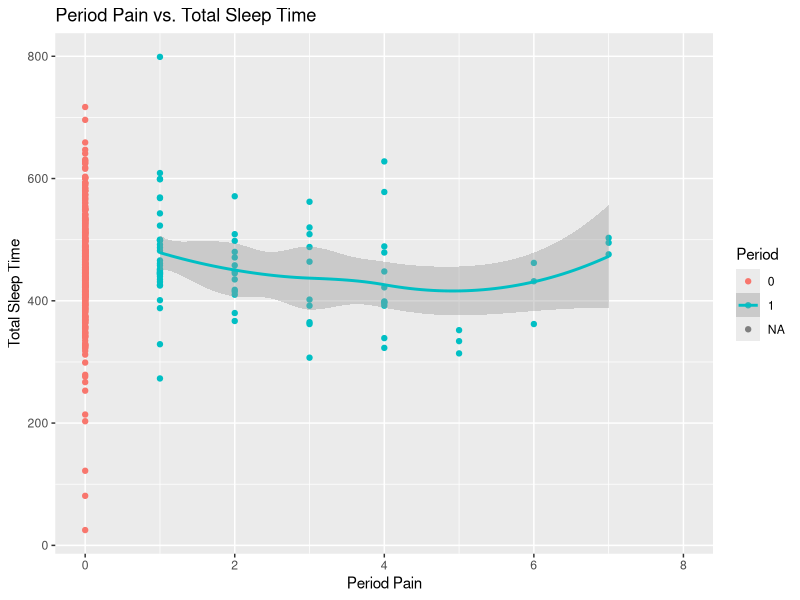
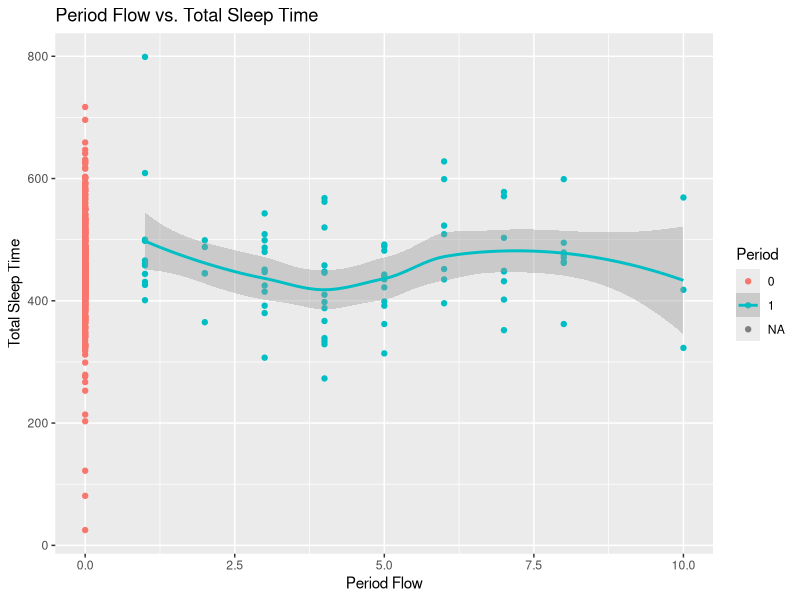
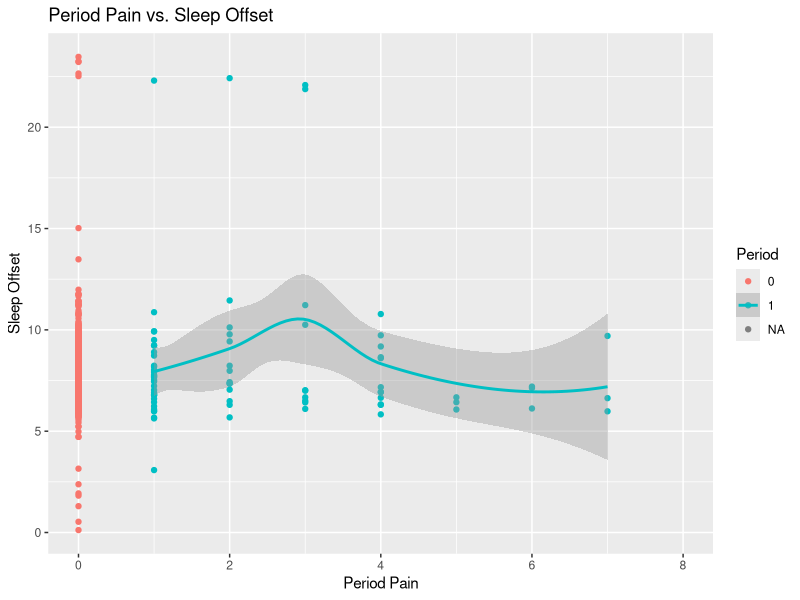
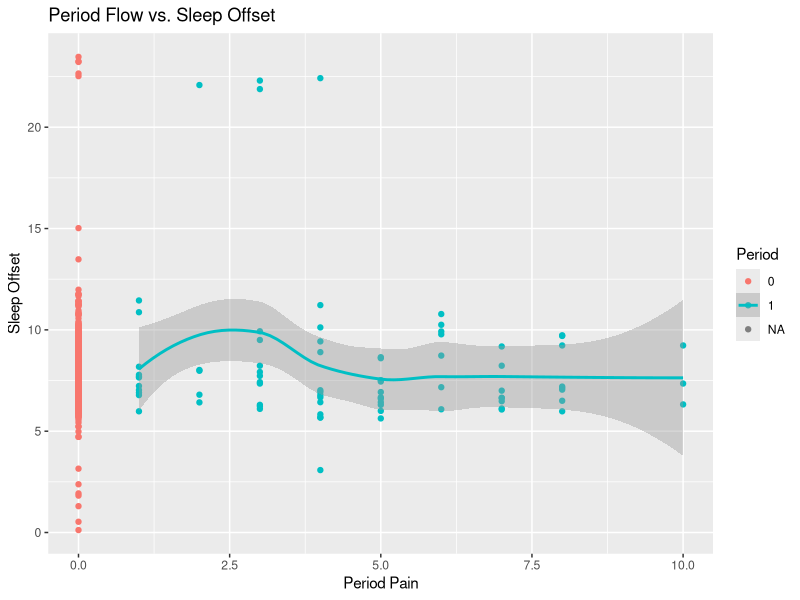
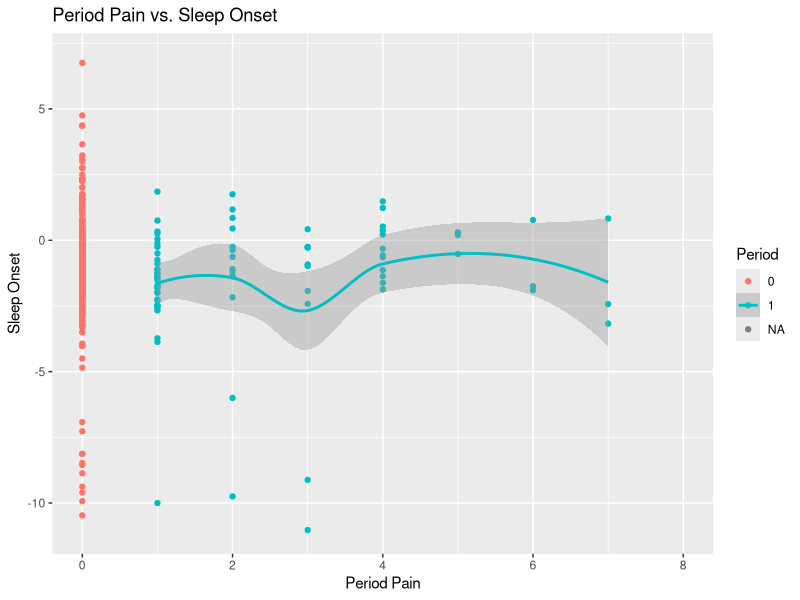
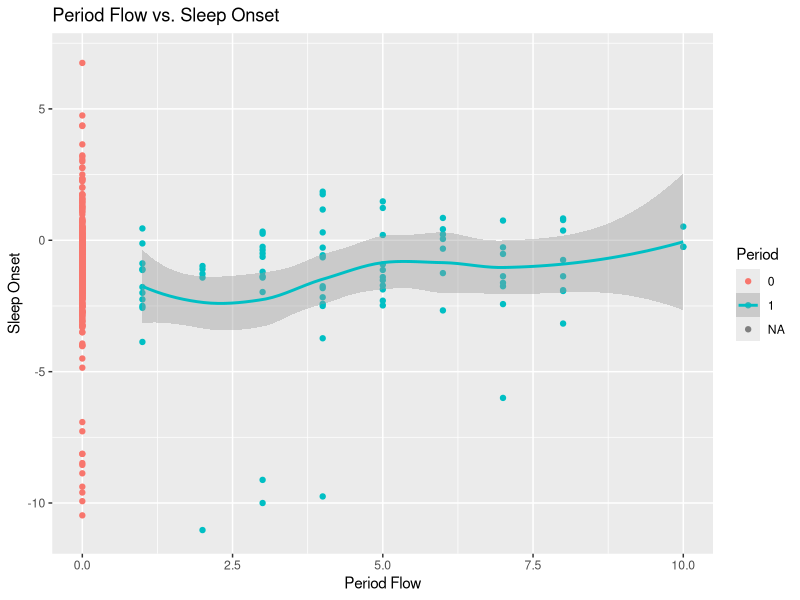
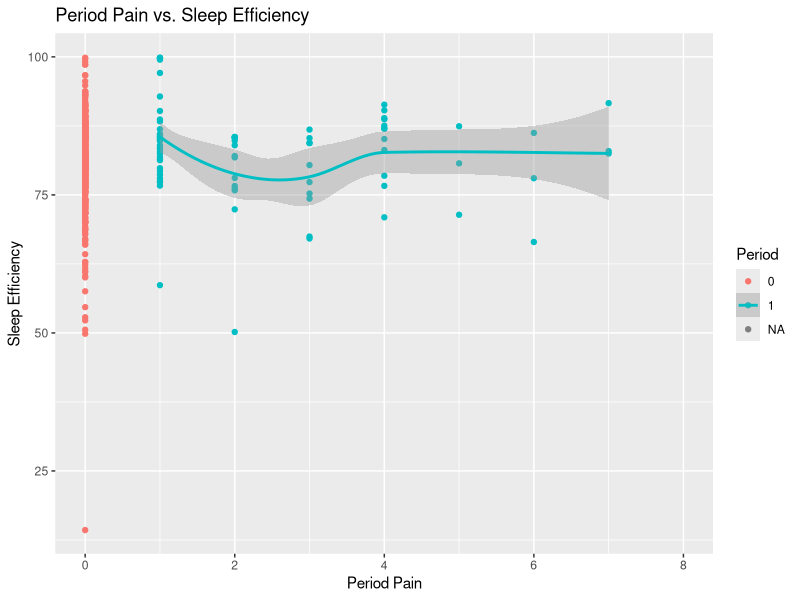
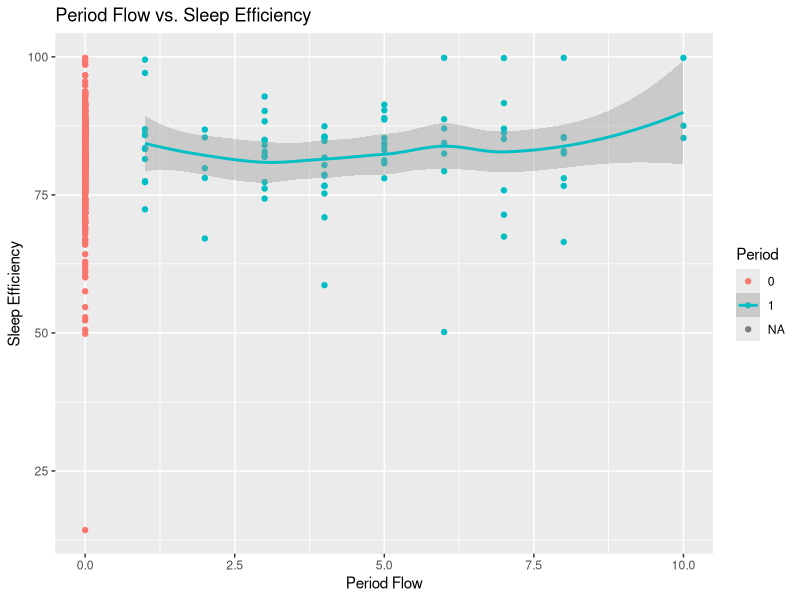

Write the R code that produced these figures, in order.
# Libraries
library(tidyverse)
library(lme4)
library(patchwork)

###############
# FILE READING
###############

# Empathy Data
Empathy <- read_csv("./Period_Pain/Data/Empathy_Data_Updated.csv")

# Actigraphy Data
actigraphy_t1 <- readxl::read_xlsx("./Period_Pain/Data/Esleep_T1_Sleep Data_DailyActi_4.22.25.xlsx")

actigraphy_t2 <- readxl::read_xlsx("./Period_Pain/Data/Esleep_T2_Sleep Data_DailyActi_4.22.25.xlsx")

# Diary Data
diary_t1 <- readxl::read_xlsx("./Period_Pain/Data/E-Sleep_DailyDiary_FINAL_T1Data_updated1.10.26.xlsx")

diary_t2 <- readxl::read_xlsx("./Period_Pain/Data/E-Sleep_DailyDiary_FINAL_T2Data_updated1.10.26.xlsx")

##########
# CLEANING
##########

## Mutating subject_id_t- to a double
actigraphy_t1_dec <- actigraphy_t1 %>% 
  select(-start_time_t1, -end_time_t1) %>% 
  mutate(subject_id_t1 = as.double(subject_id_t1))

actigraphy_t1_dec <- actigraphy_t1_dec %>% 
  mutate(subject_id_t1 = case_when(
    # Subject 524 became NA after changing it to a double
    is.na(subject_id_t1) ~ 524,
    TRUE ~ subject_id_t1
  ))

actigraphy_t2_dec <- actigraphy_t2 %>% 
  select(-start_time_t2, -end_time_t2) %>% 
  mutate(subject_id_t2 = as.double(subject_id_t2))

## Saving T-_DD_NightDate as DateTime variables to create variable 'weekend' later on
diary_t1$T1_DD_NightDate = as.Date(diary_t1$T1_DD_NightDate, origin = "1899-12-30")
diary_t2$T2_DD_NightDate = as.Date(diary_t2$T2_DD_NightDate, origin = "1899-12-30")

## Joining the diary data and actigraphy data for each time point
t1_joined <- diary_t1 %>% 
  full_join(actigraphy_t1_dec, by = c("C_ID" = "subject_id_t1", "T1_DD_DD_Interval" = "interval_number_t1"))

t2_joined <- diary_t2 %>% 
  full_join(actigraphy_t2_dec, by = c("C_ID" = "subject_id_t2", "T2_DD__DD_Interval" = "interval_number_t2"))

## Fixing the names
names(t1_joined) <- gsub("T1", "T", names(t1_joined))
names(t1_joined) <- gsub("t1", "T", names(t1_joined))

names(t2_joined) <- gsub("T2", "T", names(t2_joined))
names(t2_joined) <- gsub("t2", "T", names(t2_joined))

setdiff(names(t1_joined), names(t2_joined))
setdiff(names(t2_joined), names(t1_joined))

t2 <- t2_joined %>%
  rename(T_DD_DD_Interval = T_DD__DD_Interval,
         T_DD_NapDuration = "T_DD_-NapDuration",
         T_DD_CaffType_Juice = T_DD_CaffType_Juices,
         T_DD_MedType3_SSRIs = T_DD_Medtype3_SSRIs,
         onset_latency_T = onset_latency_T...9,
         sleep_midpoint_T = "sleep midpoint_T") %>% 
  select(-onset_latency_T...10)

t1 <- t1_joined %>% 
  rename(T_DD_CaffAmt_LessThanTheRecommendedAmt = T_DD_CaffAmt_LessThanTheRecommendedAmount,
         T_DD_CaffAmt_TheRecommendedAmt = T_DD_CaffAmt_TheRecommendedAmount,
         T_DD_CaffAmt_GreaterThanTheRecommendedAmt = T_DD_CaffAmt_GreaterThanTheRecommendedAmount)

setdiff(names(t2), names(t1))
setdiff(names(t1), names(t2))

## Summary tables for the number of days each subject was in each timepoint
t1 %>% 
  filter(T_DD_Period == 1) %>% 
  select(C_ID, T_DD_Period, T_DD_PeriodPain, T_DD_PeriodDay) %>%
  group_by(C_ID) %>% 
  summarise(num_days = n_distinct(T_DD_PeriodDay)) %>% 
  view()
 
t2 %>% 
  filter(T_DD_Period == 1) %>% 
  select(C_ID, T_DD_Period, T_DD_PeriodPain, T_DD_PeriodDay) %>%
  group_by(C_ID) %>% 
  summarise(num_days = n_distinct(T_DD_PeriodDay)) %>% 
  view()

## Replacing 999 with NAs in t1 and t2
t1[t1==-999] = NA
t1[t1==-99] = NA
t2[t2==-999] = NA
t2[t2==-99] = NA

glimpse(t1)
glimpse(t2)

#Update DayType to 1 is friday-saturday and 0 is any other night
t1 <- t1 %>% mutate(weekend = ifelse((wday(T_DD_NightDate, label = TRUE)) %in% c("Fri","Sat"),1,0))
t2 <- t2 %>% mutate(weekend = ifelse((wday(T_DD_NightDate, label = TRUE)) %in% c("Fri","Sat"),1,0))

## Creating a variable for checking for painkiller (ibuprofen, tylenol)
## Checking MedTypes
table(t1$T_DD_MedType1)
table(t1$T_DD_MedType2)
table(t1$T_DD_MedType3)
table(t1$T_DD_MedType4)
table(t1$T_DD_MedType5)

table(t2$T_DD_MedType1)
table(t2$T_DD_MedType2)
table(t2$T_DD_MedType3)
table(t2$T_DD_MedType4)
table(t2$T_DD_MedType5)
table(t2$T_DD_MedType6)

#Add painkiller indicator
t1 <- t1 %>% mutate(painkiller = ifelse(T_DD_MedType1 %in% c("advil","ibuprofen","Ibuprofen","Ibuprofin"),1,0))
t2 <- t2 %>% mutate(painkiller = ifelse(T_DD_MedType1 %in% c("advil","Advil","ibuprofen","Ibuprofen","Ibuprofin","tylenol") |
                                        T_DD_MedType2 %in% c("advil","Advil","ibuprofen","Ibuprofen","Ibuprofin","tylenol") |
                                        T_DD_MedType6 %in% c("advil","Advil","ibuprofen","Ibuprofen","Ibuprofin","tylenol"),1,0))

#Add time variable
t1 <- t1 %>% mutate(Time = 0, 
                    T_DD_NapOnset = as.numeric(T_DD_NapOnset),
                    T_DD_NapDuration = as.numeric(T_DD_NapDuration),
                    T_DD_ActiDur = as.numeric(T_DD_ActiDur),
                    T_DD_SleepyAlert = as.numeric(T_DD_SleepyAlert),
                    T_DD_MorningDate = as.numeric(T_DD_MorningDate))

t2 <- t2 %>% mutate(Time = 1, 
                    T_DD_NapOnset = as.numeric(T_DD_NapOnset),
                    T_DD_NapDuration = as.numeric(T_DD_NapDuration),
                    T_DD_SleepyAlert = as.numeric(T_DD_SleepyAlert),
                    T_DD_MorningDate = as.numeric(T_DD_MorningDate))

t1 <- t1 %>% select(-c(T_DD_MedType1:T_DD_MedTime5))
t2 <- t2 %>% select(-c(T_DD_MedType1:T_DD_MedTime6))

t1 <- t1 %>% left_join(Empathy %>% select(C_ID, demo_child_age_check_t1:weight3t1, BodyTotalt1), by = "C_ID")
names(t1)[grepl("t1",names(t1))] <- gsub("_t1","",names(t1)[grepl("t1",names(t1))])
names(t1)[grepl("t1",names(t1))] <- gsub("t1","",names(t1)[grepl("t1",names(t1))])

t2 <- t2 %>% left_join(Empathy %>% select(C_ID, demo_child_age_check_t2:weightdifft2, BodyTotalt2), by = "C_ID")
names(t2)[grepl("t2",names(t2))] <- gsub("_t2","",names(t2)[grepl("t2",names(t2))])
names(t2)[grepl("t2",names(t2))] <- gsub("t2","",names(t2)[grepl("t2",names(t2))])
names(t2)[names(t2) == "weigh"] <- "weight2"

# Have to remove weight3 from t1, completely full of NAs after the above operations
t1 <- t1 %>% select(-weight3)

# BodyTotal was stored as a character in t2, as was BMI
t2$BMI <- as.numeric(t2$BMI)
t2$BodyTotal <- as.numeric(t2$BodyTotal)
sleepfull <- bind_rows(t1, t2)

# sleepfull <- sleepfull %>% left_join(Empathy %>% select(C_ID,BodyTotalt0) %>% mutate(BodyTotalt0 = as.numeric(BodyTotalt0)), by = "C_ID")

# rename age and change age and BMI to numeric
sleepfull <- sleepfull %>% mutate(demo_child_age_check = as.numeric(demo_child_age_check)) %>% rename(age = demo_child_age_check)
sleepfull <- sleepfull %>% mutate(BMI = as.numeric(BMI)) 

sleepfull %>% filter(C_ID == 442) %>% select(C_ID, T_DD_NightDate,T_DD_Period, T_DD_PeriodFlow, T_DD_PeriodPain) %>% View()
table(sleepfull$demo_degree)
table(sleepfull$T_DD_PeriodPain,sleepfull$T_DD_Period)
table(sleepfull$T_DD_PeriodPain)
table(sleepfull$T_DD_PeriodFlow)

####################################
# EDA
####################################

## How many unique people are there at each time point.
sleepfull %>%
  group_by(Time) %>% 
  summarise(dist = n_distinct(C_ID))

# There are 67 unique participants at timepoint 1 and 30 unique participants at timepoint 2

## How many days is someone on their period. 

table(sleepfull$T_DD_Period)
100/(539+100)

# Of the 639 total observations across both time points, there are 100 days where a participant
# was on their period, and 539 days where a participant was not on their period. This comes out 
# to ~15.7% of the observations.

table(sleepfull$T_DD_Period, sleepfull$Time)

## How many days on period at time 1 and time 2.  
sleepfull %>% group_by(Time, T_DD_Period) %>% summarize(n = n())
# As seen here, there are 41 observations where Period Pain is NA. I'm going to look at these
# observations to see what the other period-related variables are.
sleepfull %>% filter(is.na(T_DD_Period)) %>% select(T_DD_Period:T_DD_PeriodFlow) %>% view()
# One observation with T_DD_Period = NA has T_DD_PeriodPain and T_DD_PeriodFlow as 0,
# so this value should be 0 as well. The rest are NA across the board. What should we do with these?

## Finding the average pain and flow for those on their period at each time point and across both t1 and t2
sleepfull %>% group_by(T_DD_Period) %>% summarize(avg_pain = mean(T_DD_PeriodPain, na.rm = T), avg_flow = mean(T_DD_PeriodFlow, na.rm = T), n = n())
# The average pain level experienced across both time points is 2.8.
# The average flow level experienced across both time points is 4.82.
sleepfull %>% group_by(Time, T_DD_Period) %>% summarize(avg_pain = mean(T_DD_PeriodPain, na.rm = T), avg_flow = mean(T_DD_PeriodFlow, na.rm = T), n = n())
# The average pain level experienced across t1 is 3.19, and the average pain level experienced across t2 is 2.44
# The average flow level experienced across t1 is 5.46, and the average flow level experienced across t2 is 4.25

# Looking to find any NA observations for Pain and Flow
sleepfull %>% filter(T_DD_Period == 0 & Time == 0 ) %>% select(C_ID, T_DD_Period,T_DD_PeriodDay, T_DD_PeriodPain, T_DD_PeriodFlow) %>% View()
sleepfull %>% filter(T_DD_Period == 0 & Time == 1 ) %>% select(C_ID, T_DD_Period,T_DD_PeriodDay, T_DD_PeriodPain, T_DD_PeriodFlow) %>% View()
# 506 from t2 has Period = 0 but Pain and Flow = NA

## Painkiller 
# How many observed painkiller uses are there for each trial?
sleepfull %>% group_by(Time) %>% summarise(mn = mean(painkiller), n = n(), sum(painkiller))
sleepfull %>% group_by(Time, T_DD_Period) %>% summarise(n = n(), pk = sum(painkiller))
# There are 14 observed painkiller uses at time point 1, and 6 observed painkiller uses at time point 2
# At both time points, 4 of the painkiller users were on their period. 
sleepfull %>% group_by(painkiller) %>% summarise(avg_pain = mean(T_DD_PeriodPain, na.rm = T), 
                                                 avg_flow = mean(T_DD_PeriodFlow, na.rm = T), 
                                                 avg_qual = mean(T_DD_SleepQual, na.rm = T),
                                                 avg_efcy = mean(efficiency_T, na.rm = T),
                                                 avg_waso = mean(waso_T, na.rm = T),
                                                 avg_time = mean(sleep_time_T, na.rm = T))

#How much is missing?
apply(sleepfull, 2, function(x){sum(is.na(x))})
# 603 of the observations are missing values for T_DD_PeriodDay, which could be problematic if 
# we're ever interested in looking at when pain or flow is at it's highest?

## Plots

# Pain and Flow vs. Total Sleep time
ggplot(aes(x = T_DD_PeriodPain, y = sleep_time_T, color = as.factor(T_DD_Period)), data = sleepfull) + geom_point() + geom_smooth() +
  labs(title = "Period Pain vs. Total Sleep Time", x = "Period Pain", y = "Total Sleep Time", color = "Period")
ggplot(aes(x = T_DD_PeriodFlow, y = sleep_time_T, color = as.factor(T_DD_Period)), data = sleepfull) + geom_point() + geom_smooth() +
  labs(title = "Period Flow vs. Total Sleep Time", x = "Period Flow", y = "Total Sleep Time", color = "Period")

# Pain and Flow vs. Sleep Offset
ggplot(aes(x = T_DD_PeriodPain, y = end_time_dec_T, color = as.factor(T_DD_Period)), data = sleepfull) + geom_point() + geom_smooth() +
  labs(title = "Period Pain vs. Sleep Offset", x = "Period Pain", y = "Sleep Offset", color = "Period")
ggplot(aes(x = T_DD_PeriodFlow, y = end_time_dec_T, color = as.factor(T_DD_Period)), data = sleepfull) + geom_point() + geom_smooth() +
  labs(title = "Period Flow vs. Sleep Offset", x = "Period Pain", y = "Sleep Offset", color = "Period")

# Pain and Flow vs. Sleep Onset
ggplot(aes(x = T_DD_PeriodPain, y = start_time_TRM_T, color = as.factor(T_DD_Period)), data = sleepfull) + geom_point() + geom_smooth() +
  labs(title = "Period Pain vs. Sleep Onset", x = "Period Pain", y = "Sleep Onset", color = "Period")
ggplot(aes(x = T_DD_PeriodFlow, y = start_time_TRM_T, color = as.factor(T_DD_Period)), data = sleepfull) + geom_point() + geom_smooth() +
  labs(title = "Period Flow vs. Sleep Onset", x = "Period Flow", y = "Sleep Onset", color = "Period")

# Pain and Flow vs. Sleep Efficiency
ggplot(aes(x = T_DD_PeriodPain, y = efficiency_T, color = as.factor(T_DD_Period)), data = sleepfull) + geom_point() + geom_smooth() +
  labs(title = "Period Pain vs. Sleep Efficiency", x = "Period Pain", y = "Sleep Efficiency", color = "Period")
ggplot(aes(x = T_DD_PeriodFlow, y = efficiency_T, color = as.factor(T_DD_Period)), data = sleepfull) + geom_point() + geom_smooth() +
  labs(title = "Period Flow vs. Sleep Efficiency", x = "Period Flow", y = "Sleep Efficiency", color = "Period")

# Pain and Flow vs. log-Wake After Sleep Onset
ggplot(aes(x = T_DD_PeriodPain, y = log(waso_T + 1), color = as.factor(T_DD_Period)), data = sleepfull) + geom_point() + geom_smooth() +
  labs(title = "Period Pain vs. log-WASO", x = "Period Pain", y = "log-WASO", color = "Period")
ggplot(aes(x = T_DD_PeriodFlow, y = log(waso_T + 1), color = as.factor(T_DD_Period)), data = sleepfull) + geom_point() + geom_smooth() +
  labs(title = "Period Flow vs. log-WASO", x = "Period Flow", y = "log-WASO", color = "Period")

# Pain and Flow vs. log-WASO across Time 0 and 1
ggplot(aes(x = T_DD_PeriodPain, y = log(waso_T + 1), color = as.factor(Time)), data = sleepfull) + geom_point() + geom_smooth() +
  labs(title = "Period Pain vs. log-WASO", x = "Period Pain", y = "log-WASO", color = "Time")
ggplot(aes(x = T_DD_PeriodFlow, y = log(waso_T + 1), color = as.factor(Time)), data = sleepfull) + geom_point() + geom_smooth() +
  labs(title = "Period Flow vs. log-WASO", x = "Period Flow", y = "log-WASO", color = "Time")

####Modeling
# Timing 
# Offset/Waketime (end_time_dec_t2)
# Onset/Falling Asleep (start_time_TRM_t2)
# Quality 
# Efficiency (efficiency_t2)
# Awakenings (waso_t2)

# JOSIE/OLIVER PRELIMINARY MODELS

# no interaction terms between period and pain/flow
# kept interaction term between age and time, but only for the 'all' models

# Looking at correlation between T_DD_PeriodPain and T_DD_PeriodFlow
cor(sleepfull$T_DD_PeriodPain, sleepfull$T_DD_PeriodFlow, use = "complete.obs")
# There is a pretty high positive correlation between Period Pain and Flow, which implies that 
# using an interaction term between the two in models including both variables would be good.

############################
#Duration sleep_time_1
############################

## PAIN
# All
mod_sleep_time_all <- lmer(sleep_time_T ~ 1 + BodyTotal + weekend + T_DD_Period + BMI + I(age-13) * Time + T_DD_PeriodPain + (1|C_ID), data = sleepfull)
summary(mod_sleep_time_all)
# t1
mod_sleep_time_0 <- lmer(sleep_time_T ~ 1 + BodyTotal + weekend + T_DD_Period + BMI + I(age-13) + T_DD_PeriodPain + (1|C_ID), data = sleepfull %>% filter(Time == 0))
summary(mod_sleep_time_0)
#t2
mod_sleep_time_1 <- lmer(sleep_time_T ~ 1 + BodyTotal + weekend + T_DD_Period + BMI + I(age-13) + T_DD_PeriodPain + (1|C_ID), data = sleepfull %>% filter(Time == 1))
summary(mod_sleep_time_1)

## FLOW
# All
mod_sleep_time_all <- lmer(sleep_time_T ~ 1 + BodyTotal + weekend + T_DD_Period + BMI + I(age-13) * Time + T_DD_PeriodFlow + (1|C_ID), data = sleepfull)
summary(mod_sleep_time_all)
# t1
mod_sleep_time_0 <- lmer(sleep_time_T ~ 1 + BodyTotal + weekend + T_DD_Period + BMI + I(age-13) + T_DD_PeriodFlow + (1|C_ID), data = sleepfull %>% filter(Time == 0))
summary(mod_sleep_time_0)
# t2
mod_sleep_time_1 <- lmer(sleep_time_T ~ 1 + BodyTotal + weekend + T_DD_Period + BMI + I(age-13) + T_DD_PeriodFlow + (1|C_ID), data = sleepfull %>% filter(Time == 1))
summary(mod_sleep_time_1)

## PAIN & FLOW 
# All
mod_sleep_time_all <- lmer(sleep_time_T ~ 1 + BodyTotal + weekend + T_DD_Period + BMI + I(age-13) * Time + T_DD_PeriodPain + T_DD_PeriodFlow + (1|C_ID), data = sleepfull)
summary(mod_sleep_time_all)
#t1
mod_sleep_time_0 <- lmer(sleep_time_T ~ 1 + BodyTotal + weekend + T_DD_Period + BMI + I(age-13) + T_DD_PeriodPain + T_DD_PeriodFlow + (1|C_ID), data = sleepfull %>% filter(Time == 0))
summary(mod_sleep_time_0)
# t2
mod_sleep_time_1 <- lmer(sleep_time_T ~ 1 + BodyTotal + weekend + T_DD_Period + BMI + I(age-13) + T_DD_PeriodPain + T_DD_PeriodFlow + (1|C_ID), data = sleepfull %>% filter(Time == 1))
summary(mod_sleep_time_1)

## PAIN:FLOW
# All
mod_sleep_time_all <- lmer(sleep_time_T ~ 1 + BodyTotal + weekend + T_DD_Period + BMI + I(age-13) * Time + T_DD_PeriodPain*T_DD_PeriodFlow + (1|C_ID), data = sleepfull)
summary(mod_sleep_time_all)
#t1
mod_sleep_time_0 <- lmer(sleep_time_T ~ 1 + BodyTotal + weekend + T_DD_Period + BMI + I(age-13) + T_DD_PeriodPain*T_DD_PeriodFlow + (1|C_ID), data = sleepfull %>% filter(Time == 0))
summary(mod_sleep_time_0)
# t2
mod_sleep_time_1 <- lmer(sleep_time_T ~ 1 + BodyTotal + weekend + T_DD_Period + BMI + I(age-13) + T_DD_PeriodPain*T_DD_PeriodFlow + (1|C_ID), data = sleepfull %>% filter(Time == 1))
summary(mod_sleep_time_1)

############################
#Offset/Waketime (end_time_dec_t2)
############################

#C_ID 494 is waking up at like 10pm?
ggplot(aes(x = end_time_dec_T), data = sleepfull) + geom_histogram()
sleepfull %>% filter(end_time_dec_T > 20)

sleepfull$end_time_dec_T[!is.na(sleepfull$end_time_dec_T) & sleepfull$end_time_dec_T > 20] <- sleepfull$end_time_dec_T[!is.na(sleepfull$end_time_dec_T) & sleepfull$end_time_dec_T > 20] - 24

## PAIN
# All
mod_offset_all <- lmer(end_time_dec_T ~ 1 + BodyTotal + weekend + T_DD_Period + BMI + I(age-13) * Time + T_DD_PeriodPain + (1|C_ID), data = sleepfull)
summary(mod_offset_all)
# t1
mod_offset_0 <- lmer(end_time_dec_T ~ 1 + BodyTotal + weekend + T_DD_Period + BMI + I(age-13) + T_DD_PeriodPain + (1|C_ID), data = sleepfull %>% filter(Time == 0))
summary(mod_offset_0)
# t2
mod_offset_1 <- lmer(end_time_dec_T ~ 1 + BodyTotal + weekend + T_DD_Period + BMI + I(age-13) + T_DD_PeriodPain + (1|C_ID), data = sleepfull %>% filter(Time == 1))
summary(mod_offset_1)

## FLOW
# All
mod_offset_all <- lmer(end_time_dec_T ~ 1 + BodyTotal + weekend + T_DD_Period + BMI + I(age-13) * Time + T_DD_PeriodFlow + (1|C_ID), data = sleepfull)
summary(mod_offset_all)
# t1
mod_offset_0 <- lmer(end_time_dec_T ~ 1 + BodyTotal + weekend + T_DD_Period + BMI + I(age-13) + T_DD_PeriodFlow + (1|C_ID), data = sleepfull %>% filter(Time == 0))
summary(mod_offset_0)
# t2
mod_offset_1 <- lmer(end_time_dec_T ~ 1 + BodyTotal + weekend + T_DD_Period + BMI + I(age-13) + T_DD_PeriodFlow + (1|C_ID), data = sleepfull %>% filter(Time == 1))
summary(mod_offset_1)

## PAIN & FLOW 
# All
mod_offset_all <- lmer(end_time_dec_T ~ 1 + BodyTotal + weekend + T_DD_Period + BMI + I(age-13) * Time + T_DD_PeriodPain + T_DD_PeriodFlow + (1|C_ID), data = sleepfull)
summary(mod_sleep_time_all)
#t1
mod_offset_0 <- lmer(end_time_dec_T ~ 1 + BodyTotal + weekend + T_DD_Period + BMI + I(age-13) + T_DD_PeriodPain + T_DD_PeriodFlow + (1|C_ID), data = sleepfull %>% filter(Time == 0))
summary(mod_sleep_time_0)
# t2
mod_offset_1 <- lmer(end_time_dec_T ~ 1 + BodyTotal + weekend + T_DD_Period + BMI + I(age-13) + T_DD_PeriodPain + T_DD_PeriodFlow + (1|C_ID), data = sleepfull %>% filter(Time == 1))
summary(mod_sleep_time_1)

## PAIN:FLOW
# All
mod_offset_all <- lmer(end_time_dec_T ~ 1 + BodyTotal + weekend + T_DD_Period + BMI + I(age-13) * Time + T_DD_PeriodPain*T_DD_PeriodFlow + (1|C_ID), data = sleepfull)
summary(mod_sleep_time_all)
#t1
mod_offset_0 <- lmer(end_time_dec_T ~ 1 + BodyTotal + weekend + T_DD_Period + BMI + I(age-13) + T_DD_PeriodPain*T_DD_PeriodFlow + (1|C_ID), data = sleepfull %>% filter(Time == 0))
summary(mod_sleep_time_0)
# t2
mod_offset_1 <- lmer(end_time_dec_T ~ 1 + BodyTotal + weekend + T_DD_Period + BMI + I(age-13) + T_DD_PeriodPain*T_DD_PeriodFlow + (1|C_ID), data = sleepfull %>% filter(Time == 1))
summary(mod_sleep_time_1)

############################
#Onset/Falling Asleep (start_time_TRM_t2)
############################

## PAIN
# All
mod_onset_all <- lmer(start_time_TRM_T ~ 1 + BodyTotal + weekend + T_DD_Period + BMI + I(age-13) * Time + T_DD_PeriodPain + (1|C_ID), data = sleepfull)
summary(mod_onset_all)
# t1
mod_onset_0 <- lmer(start_time_TRM_T ~ 1 + BodyTotal + weekend + T_DD_Period + BMI + I(age-13) + T_DD_PeriodPain + (1|C_ID), data = sleepfull %>% filter(Time == 0))
summary(mod_onset_0)
# t2
mod_onset_1 <- lmer(start_time_TRM_T ~ 1 + BodyTotal + weekend + T_DD_Period + BMI + I(age-13) + T_DD_PeriodPain + (1|C_ID), data = sleepfull %>% filter(Time == 1))
summary(mod_onset_1)

## FLOW
# All
mod_onset_all <- lmer(start_time_TRM_T ~ 1 + BodyTotal + weekend + T_DD_Period + BMI + I(age-13) * Time + T_DD_PeriodFlow + (1|C_ID), data = sleepfull)
summary(mod_onset_all)
# t1
mod_onset_0 <- lmer(start_time_TRM_T ~ 1 + BodyTotal + weekend + T_DD_Period + BMI + I(age-13) + T_DD_PeriodFlow + (1|C_ID), data = sleepfull %>% filter(Time == 0))
summary(mod_onset_0)
# t2
mod_onset_1 <- lmer(start_time_TRM_T ~ 1 + BodyTotal + weekend + T_DD_Period + BMI + I(age-13) + T_DD_PeriodFlow + (1|C_ID), data = sleepfull %>% filter(Time == 1))
summary(mod_onset_1)

## PAIN & FLOW
# All
mod_onset_all <- lmer(start_time_TRM_T ~ 1 + BodyTotal + weekend + T_DD_Period + BMI + I(age-13) * Time + T_DD_PeriodPain + T_DD_PeriodFlow + (1|C_ID), data = sleepfull)
summary(mod_onset_all)
# t1
mod_onset_0 <- lmer(start_time_TRM_T ~ 1 + BodyTotal + weekend + T_DD_Period + BMI + I(age-13) + T_DD_PeriodPain + T_DD_PeriodFlow + (1|C_ID), data = sleepfull %>% filter(Time == 0))
summary(mod_onset_0)
# t2
mod_onset_1 <- lmer(start_time_TRM_T ~ 1 + BodyTotal + weekend + T_DD_Period + BMI + I(age-13) + T_DD_PeriodPain + T_DD_PeriodFlow + (1|C_ID), data = sleepfull %>% filter(Time == 1))
summary(mod_onset_1)

## PAIN:FLOW
# All
mod_onset_all <- lmer(start_time_TRM_T ~ 1 + BodyTotal + weekend + T_DD_Period + BMI + I(age-13) * Time + T_DD_PeriodPain*T_DD_PeriodFlow + (1|C_ID), data = sleepfull)
summary(mod_onset_all)
# t1
mod_onset_0 <- lmer(start_time_TRM_T ~ 1 + BodyTotal + weekend + T_DD_Period + BMI + I(age-13) + T_DD_PeriodPain*T_DD_PeriodFlow + (1|C_ID), data = sleepfull %>% filter(Time == 0))
summary(mod_onset_0)
# t2
mod_onset_1 <- lmer(start_time_TRM_T ~ 1 + BodyTotal + weekend + T_DD_Period + BMI + I(age-13) + T_DD_PeriodPain*T_DD_PeriodFlow + (1|C_ID), data = sleepfull %>% filter(Time == 1))
summary(mod_onset_1)

############################
#Efficiency (efficiency_t2)
############################

## PAIN
# All
mod_eff_all <- lmer(efficiency_T ~ 1 + BodyTotal + weekend + T_DD_Period + BMI + I(age-13) * Time + T_DD_PeriodPain + (1|C_ID), data = sleepfull)
summary(mod_eff_all)
# t1
mod_eff_0 <- lmer(efficiency_T ~ 1 + BodyTotal + weekend + T_DD_Period + BMI + I(age-13) + T_DD_PeriodPain + (1|C_ID), data = sleepfull %>% filter(Time == 0))
summary(mod_eff_0)
# t2
mod_eff_1 <- lmer(efficiency_T ~ 1 + BodyTotal + weekend + T_DD_Period + BMI + I(age-13) + T_DD_PeriodPain + (1|C_ID), data = sleepfull %>% filter(Time == 1))
summary(mod_eff_1)

## FLOW
# All
mod_eff_all <- lmer(efficiency_T ~ 1 + BodyTotal + weekend + T_DD_Period + BMI + I(age-13) * Time + T_DD_PeriodFlow + (1|C_ID), data = sleepfull)
summary(mod_eff_all)
# t1
mod_eff_0 <- lmer(efficiency_T ~ 1 + BodyTotal + weekend + T_DD_Period + BMI + I(age-13) + T_DD_PeriodFlow + (1|C_ID), data = sleepfull %>% filter(Time == 0))
summary(mod_eff_0)
# t2
mod_eff_1 <- lmer(efficiency_T ~ 1 + BodyTotal + weekend + T_DD_Period + BMI + I(age-13) + T_DD_PeriodFlow + (1|C_ID), data = sleepfull %>% filter(Time == 1))
summary(mod_eff_1)

## PAIN & FLOW
# All
mod_eff_all <- lmer(efficiency_T ~ 1 + BodyTotal + weekend + T_DD_Period + BMI + I(age-13) * Time + T_DD_PeriodPain + T_DD_PeriodFlow + (1|C_ID), data = sleepfull)
summary(mod_eff_all)
# t1
mod_eff_0 <- lmer(efficiency_T ~ 1 + BodyTotal + weekend + T_DD_Period + BMI + I(age-13) + T_DD_PeriodPain + T_DD_PeriodFlow + (1|C_ID), data = sleepfull %>% filter(Time == 0))
summary(mod_eff_0)
# t2
mod_eff_1 <- lmer(efficiency_T ~ 1 + BodyTotal + weekend + T_DD_Period + BMI + I(age-13) + T_DD_PeriodPain + T_DD_PeriodFlow + (1|C_ID), data = sleepfull %>% filter(Time == 1))
summary(mod_eff_1)

## PAIN:FLOW
# All
mod_eff_all <- lmer(efficiency_T ~ 1 + BodyTotal + weekend + T_DD_Period + BMI + I(age-13) * Time + T_DD_PeriodPain*T_DD_PeriodFlow + (1|C_ID), data = sleepfull)
summary(mod_eff_all)
# t1
mod_eff_0 <- lmer(efficiency_T ~ 1 + BodyTotal + weekend + T_DD_Period + BMI + I(age-13) + T_DD_PeriodPain*T_DD_PeriodFlow + (1|C_ID), data = sleepfull %>% filter(Time == 0))
summary(mod_eff_0)
# t2
mod_eff_1 <- lmer(efficiency_T ~ 1 + BodyTotal + weekend + T_DD_Period + BMI + I(age-13) + T_DD_PeriodPain*T_DD_PeriodFlow + (1|C_ID), data = sleepfull %>% filter(Time == 1))
summary(mod_eff_1)

############################
#Awakenings (waso_t2)
############################

hist(sleepfull$waso_T) # might need log due to right-skew

## PAIN
# All
mod_waso_all <- lmer(log(waso_T + 1) ~ 1 + BodyTotal + weekend + T_DD_Period + BMI + I(age-13) * Time + T_DD_PeriodPain + (1|C_ID), data = sleepfull)
summary(mod_waso_all)
# t1
mod_waso_0 <- lmer(log(waso_T + 1) ~ 1 + BodyTotal + weekend + T_DD_Period + BMI + I(age-13) + T_DD_PeriodPain + (1|C_ID), data = sleepfull %>% filter(Time == 0))
summary(mod_waso_0)
# t2
mod_waso_1 <- lmer(log(waso_T + 1) ~ 1 + BodyTotal + weekend + T_DD_Period + BMI + I(age-13) + T_DD_PeriodPain + (1|C_ID), data = sleepfull %>% filter(Time == 1))
summary(mod_waso_1)

## FLOW
# All
mod_waso_all <- lmer(log(waso_T + 1) ~ 1 + BodyTotal + weekend + T_DD_Period + BMI + I(age-13) * Time + T_DD_PeriodFlow + (1|C_ID), data = sleepfull)
summary(mod_waso_all)
# t1
mod_waso_0 <- lmer(log(waso_T + 1) ~ 1 + BodyTotal + weekend + T_DD_Period + BMI + I(age-13) + T_DD_PeriodFlow + (1|C_ID), data = sleepfull %>% filter(Time == 0))
summary(mod_waso_0)
# t2
mod_waso_1 <- lmer(log(waso_T + 1) ~ 1 + BodyTotal + weekend + T_DD_Period + BMI + I(age-13) + T_DD_PeriodFlow + (1|C_ID), data = sleepfull %>% filter(Time == 1))
summary(mod_waso_1)

## PAIN & FLOW
# All
mod_waso_all <- lmer(log(waso_T + 1) ~ 1 + BodyTotal + weekend + T_DD_Period + BMI + I(age-13) * Time + T_DD_PeriodPain + T_DD_PeriodFlow + (1|C_ID), data = sleepfull)
summary(mod_waso_all)
# t1
mod_waso_0 <- lmer(log(waso_T + 1) ~ 1 + BodyTotal + weekend + T_DD_Period + BMI + I(age-13) + T_DD_PeriodPain + T_DD_PeriodFlow + (1|C_ID), data = sleepfull %>% filter(Time == 0))
summary(mod_waso_0)
# t2
mod_waso_1 <- lmer(log(waso_T + 1) ~ 1 + BodyTotal + weekend + T_DD_Period + BMI + I(age-13) + T_DD_PeriodPain + T_DD_PeriodFlow + (1|C_ID), data = sleepfull %>% filter(Time == 1))
summary(mod_waso_1)

## PAIN:FLOW
# All
mod_waso_all <- lmer(log(waso_T + 1) ~ 1 + BodyTotal + weekend + T_DD_Period + BMI + I(age-13) * Time + T_DD_PeriodPain*T_DD_PeriodFlow + (1|C_ID), data = sleepfull)
summary(mod_waso_all)
# t1
mod_waso_0 <- lmer(log(waso_T + 1) ~ 1 + BodyTotal + weekend + T_DD_Period + BMI + I(age-13) + T_DD_PeriodPain*T_DD_PeriodFlow + (1|C_ID), data = sleepfull %>% filter(Time == 0))
summary(mod_waso_0)
# t2
mod_waso_1 <- lmer(log(waso_T + 1) ~ 1 + BodyTotal + weekend + T_DD_Period + BMI + I(age-13) + T_DD_PeriodPain*T_DD_PeriodFlow + (1|C_ID), data = sleepfull %>% filter(Time == 1))
summary(mod_waso_1)

## 1/15 Notes
# 1) Add six models for each response variable, three with period pain + period flow first order and three with pain:flow.
# ^ Before this look at correlation between flow and pain
# 2) Check VIFs for each model
# 3) Look at residuals for each model (Validate assumptions of our models)
# 4) Correlation matrix for the predictors (cor())
# 5) Make an interaction plot for age and time
# 6) Partial F-Test for All-models 
# 7) Model assumptions of WASO are of concern. if it's weird, think of better transformations.
# For each response variable, take each model and take what is interesting about them. Look at residuals,
# make sure things fit and make sense. Use lmertest package to get p-values, and perform CIs (profile). We are interested
# in the variables period flow and period pain.

# At time 2, Period Pain estimate is -34. Weekend is positive, Period is positive, but Pain is negative.
# This means that when you're on your period, you get more sleep, but when you have more pain, you get 
# less sleep.

# on Period -> Earlier Sleep onset time
# Higher pain, later sleep onset time -> Class significance
# If you're on your period, you go to sleep earlier, but when you have more pain, you go to sleep later
